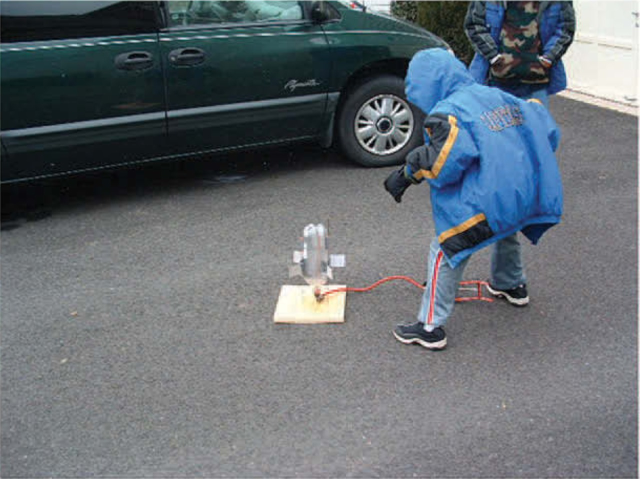
#> input picture vanandkids.jpeg, 1280 x 957 px (shown at 1/2 size)
$ jupyter execute --allow-errors Colors_Problems.ipynb   (shell and % lines are left out)
#> lines starting #> are read from the running program, lines starting #| are printed output that depends on the picture; after the words box and inside, x2 and y2 are one past the last pixel; in counts of white or black regions, pixels touching at a corner belong together; long printed decimals are rounded
## Pemrosesan Citra Digital
## Tugas 3 - Colors
Nama : Muh. Ikhsan

NIM  : H071191049

Pertama tama import semua package yang dibutuhkan dalam pengolahan citra yang akan dilakukan.

[cell 1]
#Import semua package yang dibutuhkan
import numpy as np
import matplotlib.pyplot as plt
import imageio
# Package Python Untuk Konversi warna
import colorsys

Persiapkan Fungsi-fungsi yang akan digunakan untuk konversi warna agar tidak perlu dideklarasikan lagi ketika akan digunakan secara berulang

[cell 2]
#Persiapan Konversi Warna
rgb2hsv = np.vectorize(colorsys.rgb_to_hsv)
hsv2rgb = np.vectorize(colorsys.hsv_to_rgb)
rgb2yiq = np.vectorize(colorsys.rgb_to_yiq)
yiq2rgb = np.vectorize(colorsys.yiq_to_rgb)

Load citra "bird.jpeg"

#> (a cell that did not finish here is left out)

### 1.Pisahkan citra uji menjadi tiga komponen dan simpan masing-masing sebagai citra skala grayscale. Tuliskan notasi operator untuk proses ini.

Solusi :

a. Notasi Operator (*Equation*)
$$\mathrm{\mathbf{r}}[\vec{x}] =
\begin{Bmatrix}
1 \\
\varnothing \\
\varnothing \\
\end{Bmatrix}\mathrm{\mathbf{a}}[\vec{x}],$$

$$\mathrm{\mathbf{g}}[\vec{x}] =
\begin{Bmatrix}
\varnothing \\
1 \\
\varnothing \\
\end{Bmatrix}\mathrm{\mathbf{a}}[\vec{x}],$$

$$\mathrm{\mathbf{b}}[\vec{x}] =
\begin{Bmatrix}
\varnothing \\
\varnothing \\
1 \\
\end{Bmatrix}\mathrm{\mathbf{a}}[\vec{x}].$$

b. Script Program Python

#> (a cell that did not finish here is left out)

### 2.Muat citra uji, tukar komponen RGB sehingga informasi *green* sekarang ada di saluran *red*, informasi *blue* sekarang di saluran *green*, dan informasi *red* sekarang di saluran *blue*. Kemudian simpan citra sebagai citra berwarna. Tuliskan notasi operator untuk proses ini.

Solusi :

a. Notasi Operator (*Equation*)
$$
\mathbf{a}[\vec{x}]=Y\left(^{\prime} \text bird.jpeg^{\prime}\right)
$$

$$
\mathbf{r}[\vec{x}]=\left\{\begin{array}{l}
1 \\
\varnothing \\
\varnothing
\end{array}\right\} \mathbf{a}[\vec{x}]
$$

$$
\mathbf{g}[\vec{x}]=\left\{\begin{array}{l}
\varnothing \\
1 \\
\varnothing
\end{array}\right\} \mathbf{a}[\vec{x}]
$$

$$
\mathbf{g}[\vec{x}]=\left\{\begin{array}{l}
\varnothing \\
\varnothing \\
1
\end{array}\right\} \mathbf{a}[\vec{x}]
$$

$$\mathrm{\mathbf{c}}[\vec{x}] =
\begin{Bmatrix}
g[\vec{x}]\\
b[\vec{x}] \\
r[\vec{x}]
\end{Bmatrix}
\mathrm{\mathbf{a}}[\vec{x}]
$$

b. Script Program Python

#> (a cell that did not finish here is left out)

### 3.Ubah citra uji ke komponen HSV dan simpan setiap saluran sebagai citra skala *grayscale*. Tuliskan notasi operator untuk proses ini.

Solusi :

a. Notasi Operator (*Equation*)
$$\mathrm{\mathbf{b}}[\vec{x}] = \mathcal{L}_{HSV}\mathrm{\mathbf{a}}[\vec{x}] $$

$$\mathrm{\mathbf{h}}[\vec{x}] =
\begin{Bmatrix}
1 \\
\varnothing \\
\varnothing
\end{Bmatrix}
\mathrm{\mathbf{b}}[\vec{x}]$$

$$\mathrm{\mathbf{s}}[\vec{x}] =
\begin{Bmatrix}
\varnothing \\
1 \\
\varnothing
\end{Bmatrix}
\mathrm{\mathbf{b}}[\vec{x}]$$

$$\mathrm{\mathbf{v}}[\vec{x}] =
\begin{Bmatrix}
\varnothing \\
\varnothing \\
1 \\
\end{Bmatrix}
\mathrm{\mathbf{b}}[\vec{x}]$$

b. Script Program Python

#> (a cell that did not finish here is left out)

### 4.Ubah citra uji ke YIQ dan simpan setiap saluran sebagai citra skala abu-abu. Tuliskan notasi operator untuk proses ini.

Solusi :

a. Notasi Operator (*Equation*)
$$\mathrm{\mathbf{b}}[\vec{x}] = \mathcal{L}_{YIQ}\mathrm{\mathbf{a}}[\vec{x}] $$

$$\mathrm{\mathbf{y}}[\vec{x}] =
\begin{Bmatrix}
1 \\
\varnothing \\
\varnothing
\end{Bmatrix}
\mathrm{\mathbf{b}}[\vec{x}]$$

$$\mathrm{\mathbf{i}}[\vec{x}] =
\begin{Bmatrix}
\varnothing \\
1 \\
\varnothing
\end{Bmatrix}
\mathrm{\mathbf{b}}[\vec{x}]$$

$$\mathrm{\mathbf{q}}[\vec{x}] =
\begin{Bmatrix}
\varnothing \\
\varnothing \\
1 \\
\end{Bmatrix}
\mathrm{\mathbf{b}}[\vec{x}]$$

b. Script Program Python

#> (a cell that did not finish here is left out)

### 5.Tulis skrip yang akan memuat citra uji, ubah menjadi HSV, kalikan nilai H dengan 2/3 dan buat citra RGB baru menggunakan nilai H yang telah dimodifikasi. Tuliskan notasi operator untuk protokol ini.

Solusi :

a. Notasi Operator (*Equation*)
$$\mathrm{\mathbf{a}}[\vec{x}] = Y\left(\mathrm{'bird.jpeg}\right)$$

$$\mathrm{\mathbf{b}}[\vec{x}] = \mathcal{L}_{HSV}\mathrm{\mathbf{a}}[\vec{x}] $$

$$\mathrm{\mathbf{h}}[\vec{x}] =
\begin{Bmatrix}
1 \\
\varnothing \\
\varnothing
\end{Bmatrix}
\mathrm{\mathbf{b}}[\vec{x}]
\times \frac{2}{3}$$

$$\mathrm{\mathbf{c}}[\vec{x}] =
\begin{Bmatrix}
\mathrm{\mathbf{h}}[\vec{x}] \\
1 \\
1
\end{Bmatrix}
\mathrm{\mathbf{b}}[\vec{x}]$$

$$\mathrm{\mathbf{d}}[\vec{x}] = \mathcal{L}_{RGB}\mathrm{\mathbf{c}}[\vec{x}] $$

b. Script Program Python

#> (a cell that did not finish here is left out)

### 6.Jika konversi warna tanpa kehilangan, maka konversi dari satu ruang dan kemudian kembali ke aslinya akan menghasilkan citra yang sama persis dengan aslinya. Tunjukkan bahwa proses konversi warna tidak kehilangan  beberapa informasi dengan menggunakan operasi berikut pada citra uji $a[\vec{x}]$

$$\mathrm{\mathbf{b}}[\vec{x}] =
\left|
(\mathcal{L}_{RGB}\mathcal{L}_{YIQ}\mathrm{\mathbf{a}}[\vec{x}]) - \mathrm{\mathbf{a}}[\vec{x}]
\right|
$$

Solusi :

#> (a cell that did not finish here is left out)

dapat dilihat bahwa citra hasil operasi tampak gelap akan tetapiternyata nilai maximum dari citra bukan 0 yang berarti terdapat kehilangan sejumlah data karena citra sebelum dikonversi ukurannya tidak sama dengan setelah dikonversi.

### 7.Lakukan operasi berikut menggunakan citra uji sebagai  $a[\vec{x}]$ dan simpan jawabannya sebagai image.
$$\mathrm{\mathbf{b}}[\vec{x}] = \mathcal{L}_{HSV}\mathrm{\mathbf{a}}[\vec{x}] $$

$$\mathrm{\mathbf{c}}[\vec{x}] =
\begin{Bmatrix}
\varnothing \\
1 \\
1
\end{Bmatrix}
\mathrm{\mathbf{b}}[\vec{x}] +
(
\begin{Bmatrix}
1 \\
\varnothing \\
\varnothing
\end{Bmatrix}
\mathrm{\mathbf{b}}[\vec{x}]
)^{1/2}$$

$$\mathrm{\mathbf{d}}[\vec{x}] = \mathcal{L}_{RGB}\mathrm{\mathbf{c}}[\vec{x}] $$

Solusi :

#> (a cell that did not finish here is left out)

### 8.Dimulai dengan Gambar 5.7 (a) , tentukan model warna mana yang terbaik untuk mengisolasi van hijau. Pilihan untuk dipertimbangkan adalah RGB, YIQ, dan HSV. Tentukan pilihan Anda.

Solusi :

Pertama-tama kita akan bandingkan semua tipe RGB, YIQ, dan HSV citra untuk melihat perbedaannya.

[cell 11]
# Kita akan membandingkan semua model warna
# Load Citra
adata8 = imageio.imread("vanandkids.jpeg")
#> adata8 is the input picture: shape (957, 1280, 3); mean R, G, B 101.3, 108.5, 114.3
# Buat Model YIQ
adata8_y, adata8_i, adata8_q = rgb2yiq(adata8[...,0], adata8[...,1], adata8[...,2])
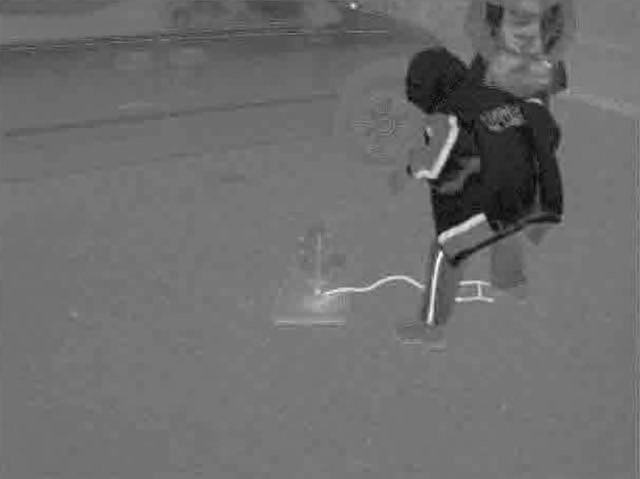
#> adata8_i: shape (957, 1280) float64 (shown at 1/2 size); min -78.28, max 88.39, mean -6.2; drawn with min black and max white
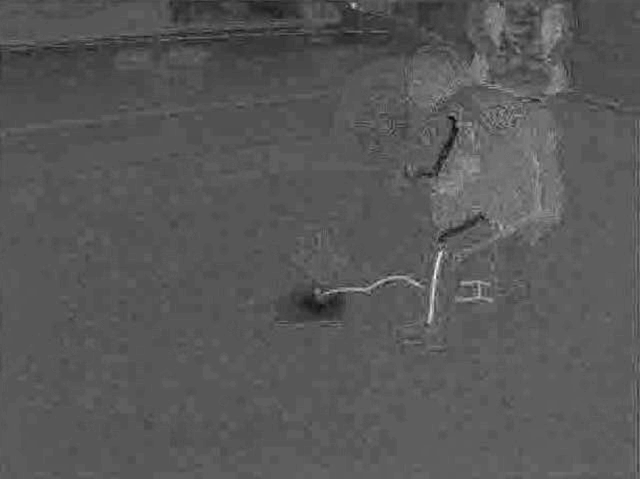
#> adata8_q: shape (957, 1280) float64 (shown at 1/2 size); min -22.74, max 43.5, mean 0.3; drawn with min black and max white
# Buat Model HSV
adata8_h, adata8_s, adata8_v = rgb2hsv(adata8[...,0], adata8[...,1], adata8[...,2])
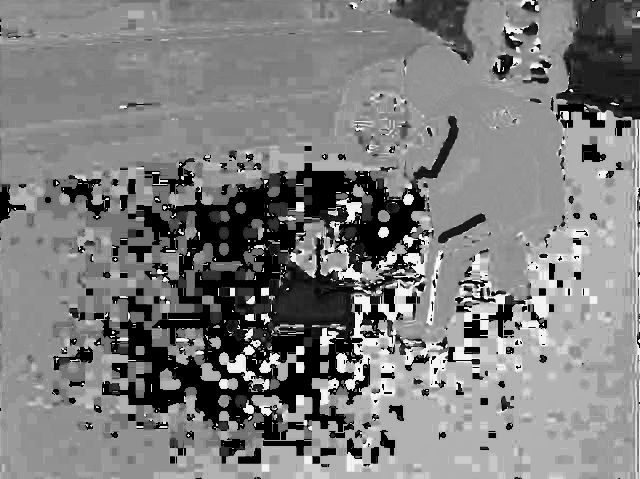
#> adata8_h: shape (957, 1280) float64 (shown at 1/2 size); min 0, max 0.999, mean 0.494
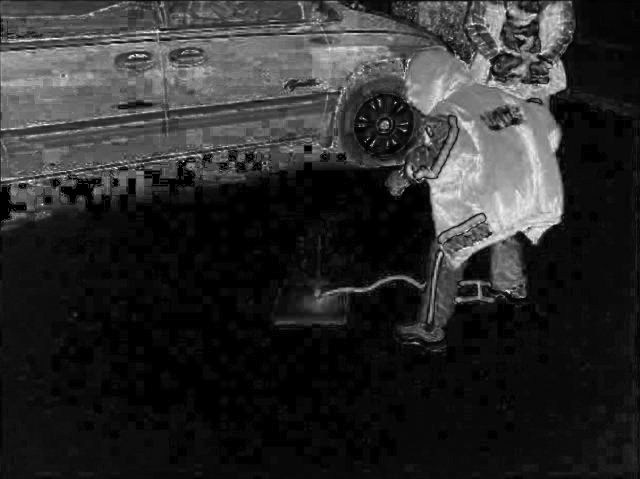
#> adata8_s: shape (957, 1280) float64 (shown at 1/2 size); min 0, max 1, mean 0.174

#Menampilkan semua model
fig, bdata8 = plt.subplots(nrows=3,ncols=3, figsize=(15,15))
bdata8[0][0].imshow(adata8[...,0],cmap="gray")
bdata8[0][0].set_title("R")
bdata8[0][1].imshow(adata8[...,1],cmap="gray")
bdata8[0][1].set_title("G")
bdata8[0][2].imshow(adata8[...,2],cmap="gray")
bdata8[0][2].set_title("B")

bdata8[1][0].imshow(adata8_y,cmap="gray")
bdata8[1][0].set_title("Y")
bdata8[1][1].imshow(adata8_i,cmap="gray")
bdata8[1][1].set_title("I")
bdata8[1][2].imshow(adata8_q,cmap="gray")
bdata8[1][2].set_title("Q")

bdata8[2][0].imshow(adata8_h,cmap="gray")
bdata8[2][0].set_title("H")
bdata8[2][1].imshow(adata8_s,cmap="gray")
bdata8[2][1].set_title("S")
bdata8[2][2].imshow(adata8_v,cmap="gray")
bdata8[2][2].set_title("V")

plt.show()
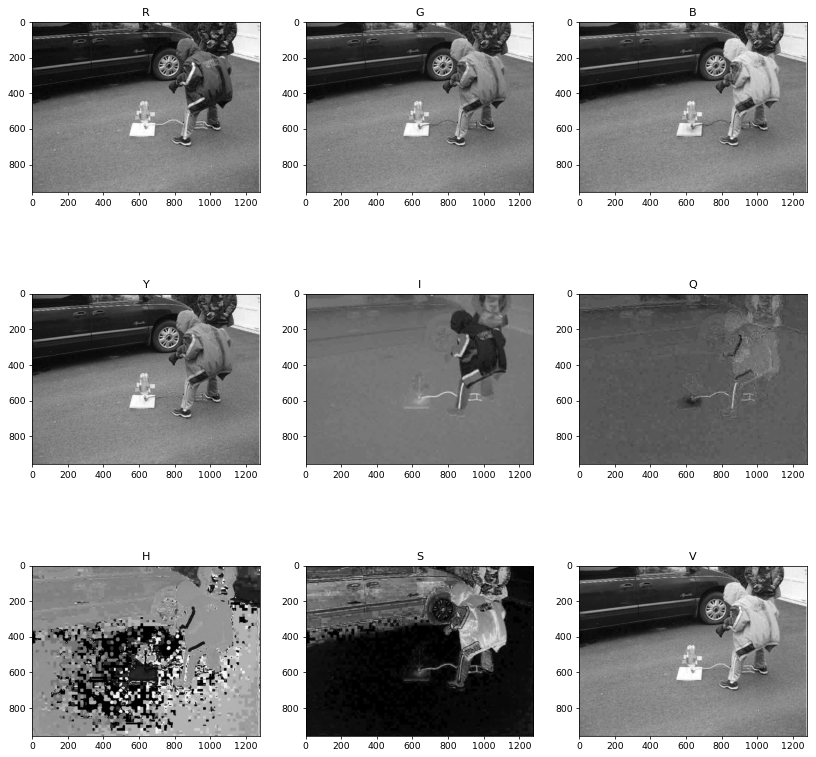
#> figure drawn by matplotlib, 9 panels

dapat dilihat bahwa yang paling memungkinkan untuk mengisolasi van hijau yang akurat adalah channel warna YIQ karena pada channel I dapat dilihat bahwa bagian anak memiliki nilai yang unik dari bagian lainnya, kemudian pada channel Y dengan melakukan sedikit penyesuaian dengan *crop* pada vannya maka dapat didapatkan juga nilai warna yang unik pada vannya.

Sehingga, *Color Model* yang cocok digunakan untuk mengisolasi van hijau adalah Model YIQ.

### 9.Tuliskan notasi operator untuk metode yang dipilih pada soal sebelumnya.

Solusi :

a. Notasi Operator

Operator untuk memuat citra a$[\vec{x}]$
$$\mathrm{\mathbf{a}}[\vec{x}] = Y\left(\mathrm{"vanandkids.jpg"}\right) $$

Karena Color Model yang dipilih adalah YIQ maka akan dirubah citra a$[\vec{x}]$ menjadi Model YIQ
$$\mathrm{\mathbf{b}}[\vec{x}] = \mathcal{L}_{YIQ}\mathrm{\mathbf{a}}[\vec{x}] $$

Lakukan operator window untuk menyeleksi manual ROI(Fokus Wilayah) yang akan diseleksi (crop)
$$\mathrm{\mathbf{c}}[\vec{x}] = \square_{\vec{v_{1}}, \vec{v_{2}}} $$

Citra yang hanya mengekstrak channel Y
$$\mathrm{\mathbf{d}}[\vec{x}] =
\begin{Bmatrix}
1 \\
\varnothing \\
\varnothing \\
\end{Bmatrix}\mathrm{\mathbf{c}}[\vec{x}]$$

Citra yang hanya mengekstrak channel I
$$\mathrm{\mathbf{e}}[\vec{x}] =
\begin{Bmatrix}
\varnothing \\
1 \\
\varnothing \\
\end{Bmatrix}\mathrm{\mathbf{c}}[\vec{x}]$$

Data-data statistic pada ROI

Nilai Minimum
$$
\begin{gather}
m_1 = \bigvee  \mathrm{\mathbf{d}}[\vec{x}] &  m_2 = \bigvee  \mathrm{\mathbf{e}}[\vec{x}]
\end{gather}
$$

Nilai Maximum
$$
\begin{gather}
n_1 = \bigwedge  \mathrm{\mathbf{d}}[\vec{x}] &  n_2 = \bigwedge  \mathrm{\mathbf{e}}[\vec{x}]
\end{gather}
$$

Mean
$$
\begin{gather}
\mu_1 = \mathcal{M} \mathrm{\mathbf{d}}[\vec{x}] & \mu_2 = \mathcal{M} \mathrm{\mathbf{e}}[\vec{x}]
\end{gather}
$$

Standar Deviasi
$$
\begin{gather*}
\sigma_1 = \mathcal{T} \mathrm{\mathbf{d}}[\vec{x}] & \sigma_2 = \mathcal{T} \mathrm{\mathbf{e}}[\vec{x}]
\end{gather*}
$$

Pengaplikasian  Thresshold
$$\mathrm{\mathbf{f}}[\vec{x}] =
\begin{pmatrix}
(\mu_1 - \sigma_1) < \mathrm{\mathbf{d}}[\vec{x}] < (\mu_1 + \sigma_1)
\end{pmatrix}
\times
\begin{pmatrix}
(\mu_2 - \sigma_2) < \mathrm{\mathbf{e}}[\vec{x}] < (\mu_2 + \sigma_2)
\end{pmatrix}
$$

Melakukan invers karena area van yang akan diisolasi
$$
\mathrm{\mathbf{g}}[\vec{x}] = 1 - \mathrm{\mathbf{f}}[\vec{x}]
$$

b. Script Program Python

[cell 12]
# Load Citra
adata9 = imageio.imread("vanandkids.jpeg")/255
plt.imshow(adata9, cmap="gray")

[cell 13]
# Lakukan Crop Bagian Mobil
adata9_crop = adata9[0:400, 0:950, :]
plt.imshow(adata9_crop)

[cell 14]
# Ubah Model Warna Jadi YIQ
adata9_y, adata9_i, adata9_q = rgb2yiq(adata9_crop[...,0], adata9_crop[...,1], adata9_crop[...,2])
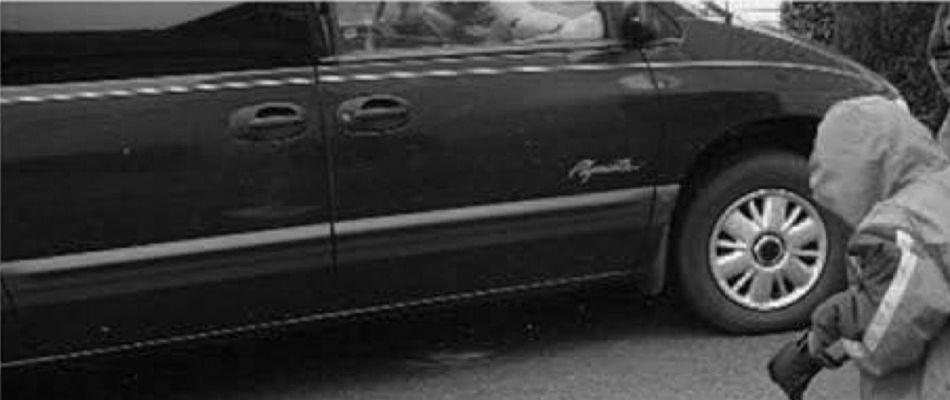
#> adata9_y: shape (400, 950) float64; min 0, max 0.988, mean 0.227
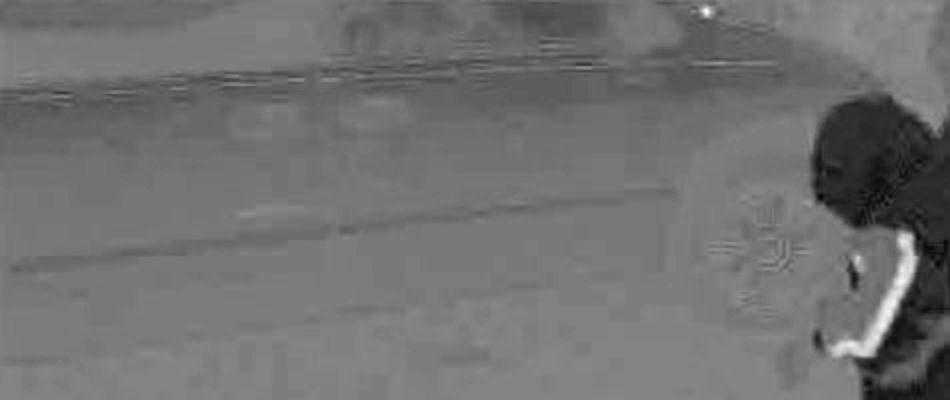
#> adata9_i: shape (400, 950) float64; min -0.304, max 0.285, mean -0.042; drawn with min black and max white
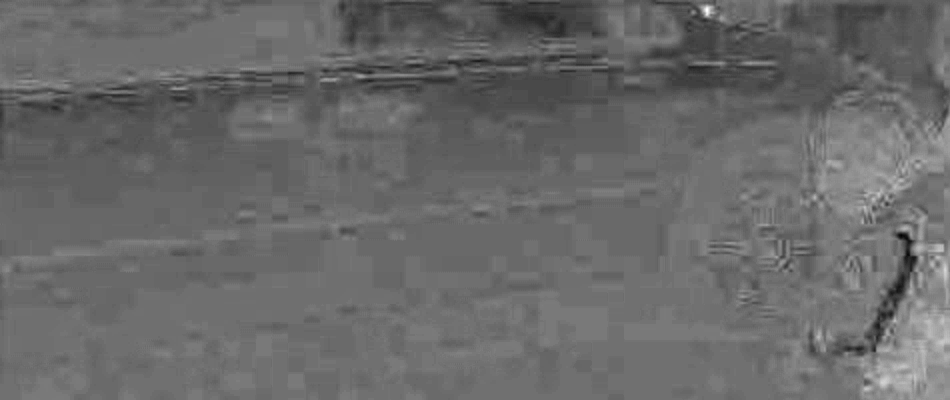
#> adata9_q: shape (400, 950) float64; min -0.0892, max 0.113, mean -0.00546; drawn with min black and max white
fig, bdata9 = plt.subplots(1, 3, figsize=(15, 15))
bdata9[0].imshow(adata9_y, cmap='gray')
bdata9[0].set_title('Y')

bdata9[1].imshow(adata9_i, cmap='gray')
bdata9[1].set_title('I')

bdata9[2].imshow(adata9_q, cmap='gray')
bdata9[2].set_title('Q')

plt.show()

[cell 15]
#Persiapan Statistic ROI untuk Y
adata9_y_max = adata9_y.max()
#> adata9_y_max = 0.988
adata9_y_min = adata9_y.min()
#> adata9_y_min = 0
adata9_y_mean = adata9_y.mean()
#> adata9_y_mean = 0.227
adata9_y_std = adata9_y.std()
#> adata9_y_std = 0.177

print('Min   Y : ', adata9_y_min)
#| Min   Y :  0.0
print('Max   Y : ', adata9_y_max)
#| Max   Y :  0.9879
print('Mean  Y : ', adata9_y_mean)
#| Mean  Y :  0.2272
print('Std   Y : ', adata9_y_std)
#| Std   Y :  0.1771

[cell 16]
#Persiapan Statistic ROI untuk I
adata9_i_max = adata9_i.max()
#> adata9_i_max = 0.285
adata9_i_min = adata9_i.min()
#> adata9_i_min = -0.304
adata9_i_mean = adata9_i.mean()
#> adata9_i_mean = -0.042
adata9_i_std = adata9_i.std()
#> adata9_i_std = 0.0527

print('Min   I : ', adata9_i_min)
#| Min   I :  -0.3045
print('Max   I : ', adata9_i_max)
#| Max   I :  0.2851
print('Mean  I : ', adata9_i_mean)
#| Mean  I :  -0.042
print('Std   I : ', adata9_i_std)
#| Std   I :  0.05274

[cell 17]
#Lakukan thresshold terhadap Citra Y untuk menyeleksi VAN
adata9_mask_y = np.where(
    (adata9_y_mean - adata9_y_std< adata9_y) &
    (adata9_y_mean + adata9_y_std> adata9_y), True, False)
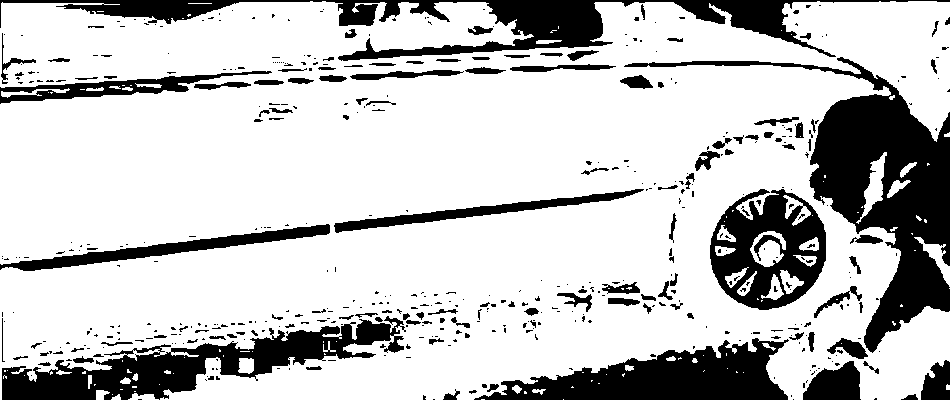
#> adata9_mask_y: shape (400, 950) bool; 77.2% white; 499 black regions (369 under 20 px), largest, box (x1, y1, x2, y2) and area: (624, 57, 950, 353) 21148, (0, 0, 950, 61) 13589, (2, 316, 406, 400) 11891
plt.imshow(adata9_mask_y, cmap="gray")

[cell 18]
#Lakukan thresshold terhadap Citra I untuk menyeleksi kids dari van
adata9_mask_i = np.where(
    (adata9_i_mean - adata9_i_std< adata9_i) &
    (adata9_i_mean + adata9_i_std> adata9_i), True, False)
#> adata9_mask_i: shape (400, 950) bool; 89.2% white; 158 black regions (86 under 20 px), largest, box (x1, y1, x2, y2) and area: (810, 93, 950, 400) 25025, (827, 232, 917, 359) 2824, (491, 1, 598, 37) 2568
plt.imshow(adata9_mask_i, cmap="gray")

[cell 19]
#Kalikan mask y dengan mask q
adata9_mask = adata9_mask_y*adata9_mask_i
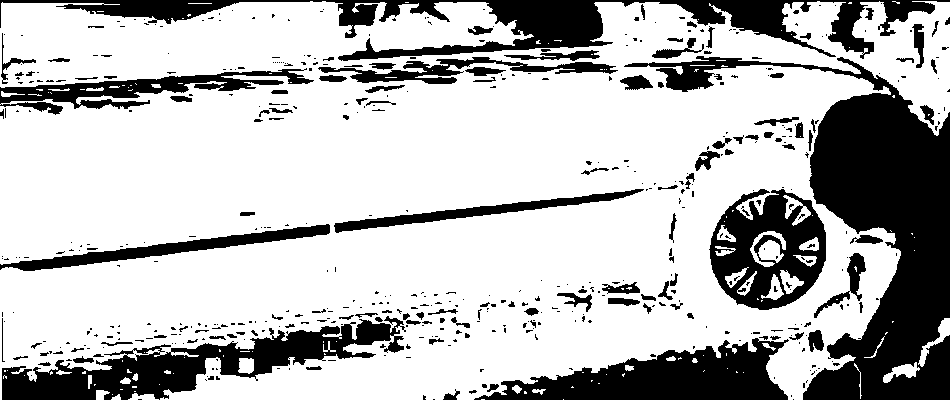
#> adata9_mask: shape (400, 950) bool; 72.8% white; 520 black regions (388 under 20 px), largest, box (x1, y1, x2, y2) and area: (624, 56, 950, 400) 32650, (0, 0, 950, 61) 16008, (2, 316, 406, 400) 11898
# Inverskan
adata9_out = 1-adata9_mask
plt.imshow(adata9_out, cmap="gray")
